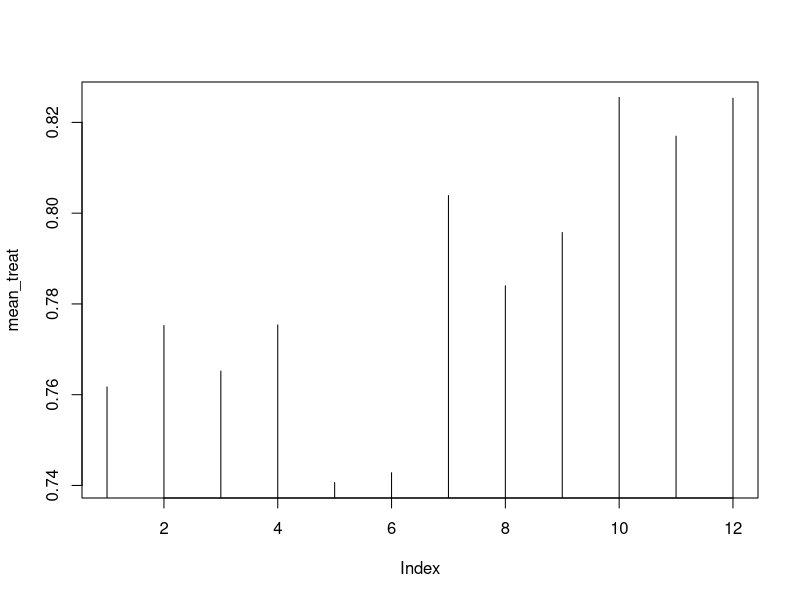
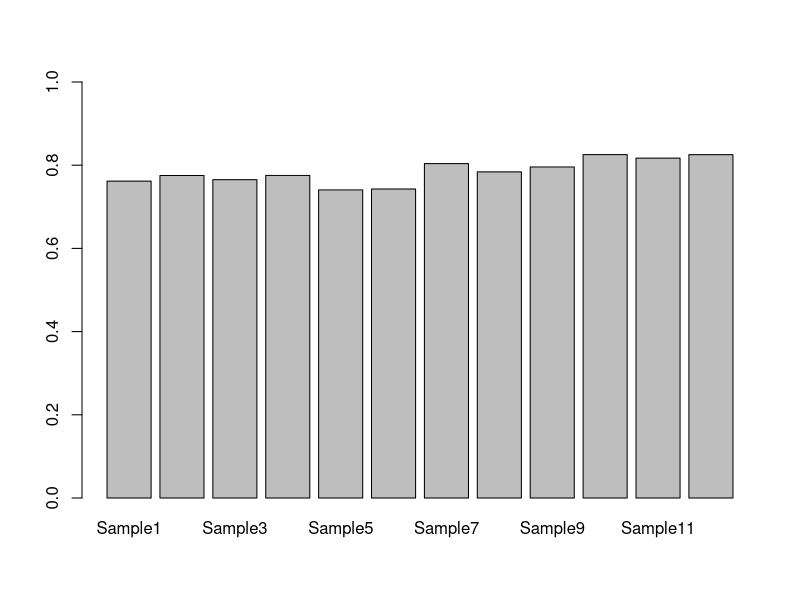
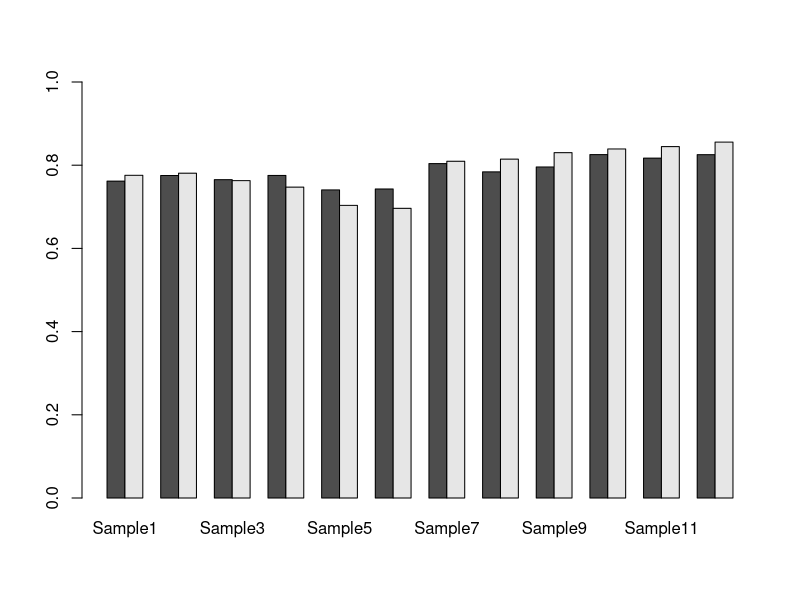

R code for these plots, in order:
## ---- chunk 1
knitr::opts_chunk$set(echo = TRUE)
## ---- chunk 2
library(readxl)
mydata <- read_excel("Rprog04-fl.xls", sheet=2, skip = 6, col_names=F)

myod <- as.data.frame(mydata[1:8, ])
mygfp <- as.data.frame(mydata[12:21, ])
## ---- chunk 3
myod[,1] <- as.numeric(myod[,1])
mygfp[,1] <- as.numeric(mygfp[,1])
## ---- chunk 4
myod_treat <- myod[2:4,]
myod_control <- myod[5:7,]

sample_names <- paste("Sample", c(1:12), sep="")
replicate_labels <- paste("Rep", c(1:3), sep="")

rownames(myod_treat) <- replicate_labels
colnames(myod_treat) <- sample_names
rownames(myod_control) <- replicate_labels 
colnames(myod_control) <- sample_names

mean_treat <- colMeans(myod_treat)
mean_control <- colMeans(myod_control)
## ---- chunk 5
plot(mean_treat, type="h")
barplot(mean_treat, ylim=c(0,1))
mean_test <- data.frame(mean_treat, mean_control)
barplot(t(mean_test), ylim=c(0,1), beside=T)
